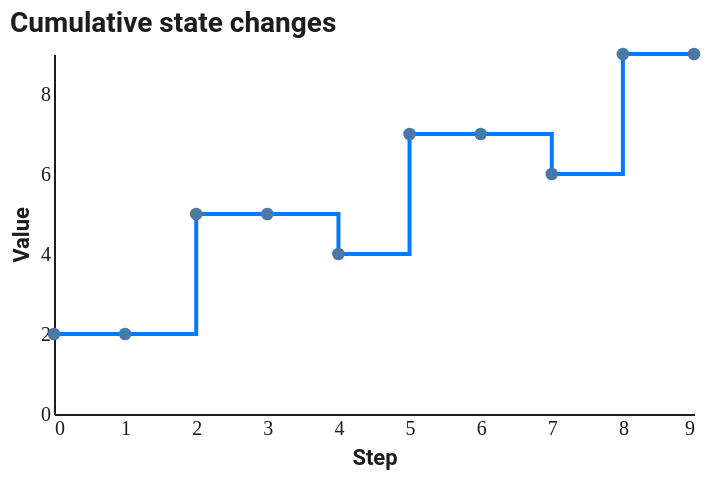

Here is the Vega-Lite specification saved for this chart:
### Vega-Lite specification from a JSON file in a GitHub repository (floating-point values rounded to 4 significant figures)
{"$schema": "https://vega.github.io/schema/vega-lite/v5.json", "config": {"background": "#FFFFFF", "font": "Roboto, Roboto Serif, Roboto Mono, system-ui, sans-serif", "view": {"stroke": null, "cornerRadius": 10}, "axis": {"domain": true, "domainColor": "#1D1D1F", "labelColor": "#1D1D1F", "titleColor": "#1D1D1F", "grid": false, "ticks": false, "labelFont": "Roboto Mono", "titleFont": "Roboto"}, "axisTop": {"domain": false, "domainColor": null, "labels": false, "ticks": false, "title": null}, "axisRight": {"domain": false, "domainColor": null, "labels": false, "ticks": false, "title": null}, "legend": {"titleFont": "Roboto", "labelFont": "Roboto", "labelColor": "#1D1D1F", "titleColor": "#1D1D1F"}, "title": {"font": "Roboto", "fontSize": 14, "color": "#1D1D1F", "subtitleFont": "Roboto", "subtitleColor": "#1D1D1F"}, "range": {"category": ["#FF3B30", "#FF9500", "#FFCC00", "#28CD41", "#79DBDC", "#007AFF", "#AF52DE", "#FF2D55"]}, "bar": {"cornerRadiusEnd": 4}, "line": {"strokeWidth": 2}, "point": {"filled": true, "size": 40}}, "width": 320, "height": 180, "title": {"text": "Cumulative state changes", "anchor": "start"}, "data": {"values": [{"t": 0, "y": 2}, {"t": 1, "y": 2}, {"t": 2, "y": 5}, {"t": 3, "y": 5}, {"t": 4, "y": 4}, {"t": 5, "y": 7}, {"t": 6, "y": 7}, {"t": 7, "y": 6}, {"t": 8, "y": 9}, {"t": 9, "y": 9}]}, "mark": {"type": "line", "interpolate": "step-after", "color": "#007AFF", "point": true}, "encoding": {"x": {"field": "t", "type": "quantitative", "axis": {"title": "Step"}}, "y": {"field": "y", "type": "quantitative", "axis": {"title": "Value"}}}}
